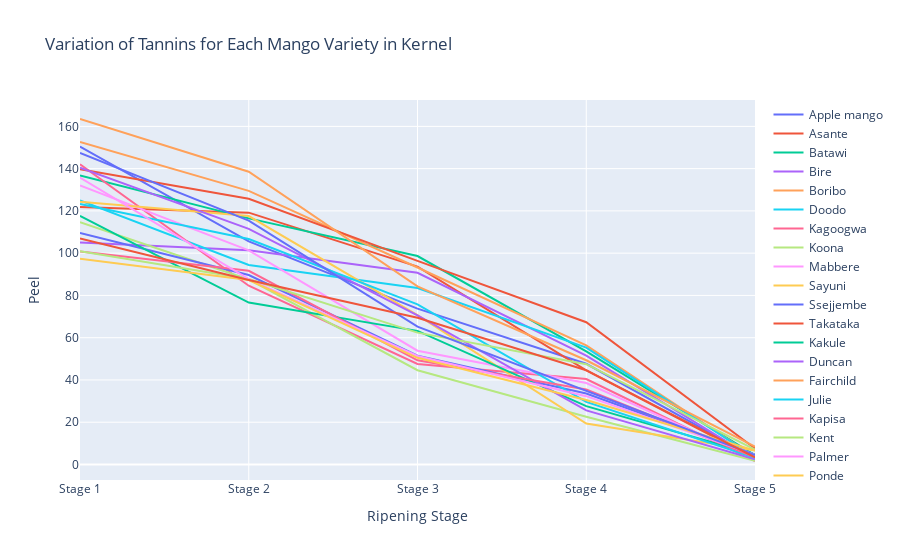

The code cell stored with this chart in its notebook:
### Code cell
# Create traces for each mango variety
traces = []
for variety in data['Mango variety'].unique():
    subset = data[data['Mango variety'] == variety]
    trace = go.Scatter(x=subset['Ripening stage'], y=subset['Kernel'], mode='lines', name=variety)
    traces.append(trace)

# Create layout
layout = go.Layout(title='Variation of Tannins for Each Mango Variety in Kernel',
                   xaxis=dict(title='Ripening Stage'),
                   yaxis=dict(title='Peel'))

# Create figure
fig = go.Figure(data=traces, layout=layout)

# Plot figure
pio.show(fig)

### Figure 1 — Plotly figure (JSON) as saved in the notebook; plotly's stock layout.template omitted (floating-point values rounded to 4 significant figures)
{"data": [{"mode": "lines", "name": "Apple mango", "type": "scatter", "x": ["Stage 1", "Stage 2", "Stage 3", "Stage 4", "Stage 5"], "y": [150.5, 105.6, 73.73, 47.66, 3.18]}, {"mode": "lines", "name": "Asante", "type": "scatter", "x": ["Stage 1", "Stage 2", "Stage 3", "Stage 4", "Stage 5"], "y": [121.8, 119.2, 93.63, 44.53, 2.95]}, {"mode": "lines", "name": "Batawi", "type": "scatter", "x": ["Stage 1", "Stage 2", "Stage 3", "Stage 4", "Stage 5"], "y": [136.8, 116.5, 98.65, 53.48, 4.46]}, {"mode": "lines", "name": "Bire", "type": "scatter", "x": ["Stage 1", "Stage 2", "Stage 3", "Stage 4", "Stage 5"], "y": [105.0, 101.4, 90.71, 51.55, 2.67]}, {"mode": "lines", "name": "Boribo", "type": "scatter", "x": ["Stage 1", "Stage 2", "Stage 3", "Stage 4", "Stage 5"], "y": [152.6, 129.5, 93.23, 56.36, 3.43]}, {"mode": "lines", "name": "Doodo", "type": "scatter", "x": ["Stage 1", "Stage 2", "Stage 3", "Stage 4", "Stage 5"], "y": [125.0, 94.43, 83.48, 55.31, 3.49]}, {"mode": "lines", "name": "Kagoogwa", "type": "scatter", "x": ["Stage 1", "Stage 2", "Stage 3", "Stage 4", "Stage 5"], "y": [142.1, 84.59, 47.59, 40.44, 1.65]}, {"mode": "lines", "name": "Koona", "type": "scatter", "x": ["Stage 1", "Stage 2", "Stage 3", "Stage 4", "Stage 5"], "y": [114.6, 87.55, 44.6, 22.61, 1.75]}, {"mode": "lines", "name": "Mabbere", "type": "scatter", "x": ["Stage 1", "Stage 2", "Stage 3", "Stage 4", "Stage 5"], "y": [132.1, 101.3, 53.84, 38.53, 2.52]}, {"mode": "lines", "name": "Sayuni", "type": "scatter", "x": ["Stage 1", "Stage 2", "Stage 3", "Stage 4", "Stage 5"], "y": [124.4, 117.5, 70.65, 19.41, 6.61]}, {"mode": "lines", "name": "Ssejjembe", "type": "scatter", "x": ["Stage 1", "Stage 2", "Stage 3", "Stage 4", "Stage 5"], "y": [109.6, 89.68, 51.51, 33.62, 4.68]}, {"mode": "lines", "name": "Takataka", "type": "scatter", "x": ["Stage 1", "Stage 2", "Stage 3", "Stage 4", "Stage 5"], "y": [139.7, 125.8, 96.33, 67.31, 7.53]}, {"mode": "lines", "name": "Kakule", "type": "scatter", "x": ["Stage 1", "Stage 2", "Stage 3", "Stage 4", "Stage 5"], "y": [117.7, 76.61, 63.23, 27.61, 4.68]}, {"mode": "lines", "name": "Duncan", "type": "scatter", "x": ["Stage 1", "Stage 2", "Stage 3", "Stage 4", "Stage 5"], "y": [140.5, 111.5, 70.55, 25.61, 2.42]}, {"mode": "lines", "name": "Fairchild", "type": "scatter", "x": ["Stage 1", "Stage 2", "Stage 3", "Stage 4", "Stage 5"], "y": [163.5, 138.6, 84.32, 49.32, 8.42]}, {"mode": "lines", "name": "Julie", "type": "scatter", "x": ["Stage 1", "Stage 2", "Stage 3", "Stage 4", "Stage 5"], "y": [123.2, 106.7, 75.79, 29.61, 3.11]}, {"mode": "lines", "name": "Kapisa", "type": "scatter", "x": ["Stage 1", "Stage 2", "Stage 3", "Stage 4", "Stage 5"], "y": [100.8, 91.65, 49.3, 35.49, 3.43]}, {"mode": "lines", "name": "Kent", "type": "scatter", "x": ["Stage 1", "Stage 2", "Stage 3", "Stage 4", "Stage 5"], "y": [100.9, 87.78, 62.4, 47.48, 7.08]}, {"mode": "lines", "name": "Palmer", "type": "scatter", "x": ["Stage 1", "Stage 2", "Stage 3", "Stage 4", "Stage 5"], "y": [135.8, 87.7, 51.36, 32.33, 4.59]}, {"mode": "lines", "name": "Ponde", "type": "scatter", "x": ["Stage 1", "Stage 2", "Stage 3", "Stage 4", "Stage 5"], "y": [97.33, 87.27, 50.49, 30.54, 6.56]}, {"mode": "lines", "name": "Seena", "type": "scatter", "x": ["Stage 1", "Stage 2", "Stage 3", "Stage 4", "Stage 5"], "y": [147.4, 115.4, 65.22, 34.69, 4.51]}, {"mode": "lines", "name": "Tommy atkin", "type": "scatter", "x": ["Stage 1", "Stage 2", "Stage 3", "Stage 4", "Stage 5"], "y": [106.9, 87.32, 69.41, 44.63, 3.33]}], "layout": {"autosize": true, "title": {"text": "Variation of Tannins for Each Mango Variety in Kernel"}, "xaxis": {"autorange": true, "range": [0, 4], "title": {"text": "Ripening Stage"}, "type": "category"}, "yaxis": {"autorange": true, "range": [-7.341, 172.5], "title": {"text": "Peel"}, "type": "linear"}}}
